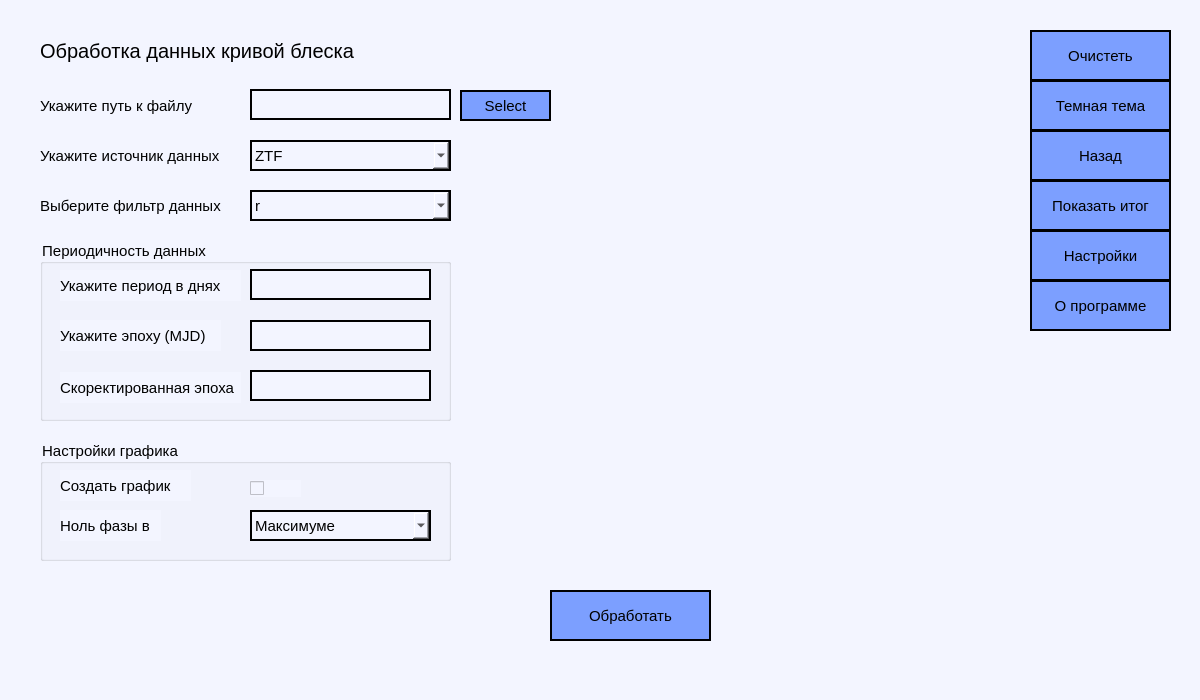
<?xml version="1.0" encoding="UTF-8"?>
<ui version="4.0">
 <class>Form</class>
 <widget class="QWidget" name="Form">
  <property name="geometry">
   <rect>
    <x>0</x>
    <y>0</y>
    <width>1200</width>
    <height>700</height>
   </rect>
  </property>
  <property name="minimumSize">
   <size>
    <width>1200</width>
    <height>700</height>
   </size>
  </property>
  <property name="windowTitle">
   <string>Form</string>
  </property>
  <property name="styleSheet">
   <string notr="true">QWidget {
	background-color: rgb(243, 245, 255);
}

QPushButton {
	border: 2px solid rgb(0, 0, 0);
	background-color: rgb(124, 159, 255);
	color: rgb(0, 0, 0);
}

QLabel {
	color: rgb(0, 0, 0)
}

QLineEdit {
	background-color: rgb(243, 245, 255);
	border: 2px solid rgb(0, 0, 0);
}

QLineEdit:hover {
	background-color: rgb(217, 222, 255);
}

QGroupBox{
	color: rgb(0, 0, 0);
	background-color: rgb(243, 245, 255);
}

QComboBox {
	border: 2px solid rgb(0, 0, 0);
	background-color: rgb(243, 245, 255);
}

QComboBox:hover {
	background-color: rgb(124, 159, 255);
}

QComboBox QAbstractItemView {
	border: 2px solid rgb(0, 0, 0);
	background-color: rgb(243, 245, 255);
	selection-background-color: rgb(217, 222, 255);
	selection-color: rgb(0, 0, 0)
}

QComboBox::drop-down:hover {
    background-color: rgb(190, 137, 255);
}

QPushButton:hover{
	background-color: rgb(190, 137, 255);
	color: rgb(0, 0,0);
}

QPushButton:pressed {
	background-color:rgb(189, 23, 87);
}

QSlider::groove:horizontal {
	border: 0px;
}
 
QSlider::sub-page:horizontal {
	background-color: rgb(11, 20, 197);
	margin-top:8px;
	margin-bottom:8px;
	border-radius: 2px;
}
 
QSlider::add-page:horizontal {
	background:  rgb(131, 0, 81);
	border: 0px solid #777;
	border-radius: 2px;
	margin-top:8px;
	margin-bottom:8px;
}
 
QSlider::handle:horizontal {
	background: rgb(124, 159, 255);
	border: 2px solid rgb(0, 0, 0);
	width: 12px;
	border-radius: 4px;
	margin-top:2px;
	margin-bottom:2px;
}
 
QSlider::handle:horizontal:hover {
	background-color: rgb(190, 137, 255)
}

QPlainTextEdit{
	background-color: rgb(243, 245, 255);
	border: 2px solid rgb(0, 0, 0);
}

QPlainTextEdit:hover{
	background-color: rgb(217, 222, 255);
}</string>
  </property>
  <widget class="QLabel" name="title">
   <property name="geometry">
    <rect>
     <x>40</x>
     <y>30</y>
     <width>351</width>
     <height>41</height>
    </rect>
   </property>
   <property name="font">
    <font>
     <pointsize>15</pointsize>
    </font>
   </property>
   <property name="text">
    <string>Обработка данных кривой блеска</string>
   </property>
  </widget>
  <widget class="QLabel" name="line_F">
   <property name="geometry">
    <rect>
     <x>40</x>
     <y>90</y>
     <width>181</width>
     <height>31</height>
    </rect>
   </property>
   <property name="font">
    <font>
     <pointsize>11</pointsize>
    </font>
   </property>
   <property name="text">
    <string>Укажите путь к файлу</string>
   </property>
  </widget>
  <widget class="QLineEdit" name="line_F_in">
   <property name="geometry">
    <rect>
     <x>250</x>
     <y>89</y>
     <width>201</width>
     <height>31</height>
    </rect>
   </property>
   <property name="font">
    <font>
     <pointsize>11</pointsize>
    </font>
   </property>
  </widget>
  <widget class="QPushButton" name="butn2">
   <property name="geometry">
    <rect>
     <x>1030</x>
     <y>30</y>
     <width>141</width>
     <height>51</height>
    </rect>
   </property>
   <property name="font">
    <font>
     <pointsize>11</pointsize>
    </font>
   </property>
   <property name="text">
    <string>Очистеть</string>
   </property>
  </widget>
  <widget class="QPushButton" name="butn3">
   <property name="geometry">
    <rect>
     <x>1030</x>
     <y>80</y>
     <width>141</width>
     <height>51</height>
    </rect>
   </property>
   <property name="font">
    <font>
     <pointsize>11</pointsize>
    </font>
   </property>
   <property name="text">
    <string>Темная тема</string>
   </property>
  </widget>
  <widget class="QPushButton" name="butn4">
   <property name="geometry">
    <rect>
     <x>1030</x>
     <y>180</y>
     <width>141</width>
     <height>51</height>
    </rect>
   </property>
   <property name="font">
    <font>
     <pointsize>11</pointsize>
    </font>
   </property>
   <property name="text">
    <string>Показать итог</string>
   </property>
  </widget>
  <widget class="QPushButton" name="inf_btn">
   <property name="geometry">
    <rect>
     <x>1030</x>
     <y>280</y>
     <width>141</width>
     <height>51</height>
    </rect>
   </property>
   <property name="font">
    <font>
     <pointsize>11</pointsize>
    </font>
   </property>
   <property name="text">
    <string>О программе</string>
   </property>
  </widget>
  <widget class="QPushButton" name="beak_btn">
   <property name="geometry">
    <rect>
     <x>1030</x>
     <y>130</y>
     <width>141</width>
     <height>51</height>
    </rect>
   </property>
   <property name="font">
    <font>
     <pointsize>11</pointsize>
    </font>
   </property>
   <property name="text">
    <string>Назад</string>
   </property>
  </widget>
  <widget class="QPushButton" name="settings_btn">
   <property name="geometry">
    <rect>
     <x>1030</x>
     <y>230</y>
     <width>141</width>
     <height>51</height>
    </rect>
   </property>
   <property name="font">
    <font>
     <pointsize>11</pointsize>
    </font>
   </property>
   <property name="text">
    <string>Настройки</string>
   </property>
  </widget>
  <widget class="QGroupBox" name="perBox">
   <property name="geometry">
    <rect>
     <x>40</x>
     <y>240</y>
     <width>411</width>
     <height>181</height>
    </rect>
   </property>
   <property name="font">
    <font>
     <pointsize>11</pointsize>
    </font>
   </property>
   <property name="title">
    <string>Периодичность данных</string>
   </property>
   <widget class="QLabel" name="line_E">
    <property name="geometry">
     <rect>
      <x>20</x>
      <y>80</y>
      <width>161</width>
      <height>31</height>
     </rect>
    </property>
    <property name="font">
     <font>
      <pointsize>11</pointsize>
     </font>
    </property>
    <property name="text">
     <string>Укажите эпоху (MJD)</string>
    </property>
   </widget>
   <widget class="QLabel" name="val_Ep">
    <property name="geometry">
     <rect>
      <x>20</x>
      <y>132</y>
      <width>181</width>
      <height>31</height>
     </rect>
    </property>
    <property name="font">
     <font>
      <pointsize>11</pointsize>
     </font>
    </property>
    <property name="text">
     <string>Скоректированная эпоха</string>
    </property>
   </widget>
   <widget class="QLineEdit" name="line_Per_in">
    <property name="geometry">
     <rect>
      <x>210</x>
      <y>29</y>
      <width>181</width>
      <height>31</height>
     </rect>
    </property>
    <property name="font">
     <font>
      <pointsize>11</pointsize>
     </font>
    </property>
   </widget>
   <widget class="QLineEdit" name="line_Epoch_in">
    <property name="geometry">
     <rect>
      <x>210</x>
      <y>80</y>
      <width>181</width>
      <height>31</height>
     </rect>
    </property>
    <property name="font">
     <font>
      <pointsize>11</pointsize>
     </font>
    </property>
   </widget>
   <widget class="QLineEdit" name="val_Ep_in">
    <property name="geometry">
     <rect>
      <x>210</x>
      <y>130</y>
      <width>181</width>
      <height>31</height>
     </rect>
    </property>
    <property name="font">
     <font>
      <pointsize>11</pointsize>
     </font>
    </property>
   </widget>
   <widget class="QLabel" name="line_Per">
    <property name="geometry">
     <rect>
      <x>20</x>
      <y>30</y>
      <width>181</width>
      <height>31</height>
     </rect>
    </property>
    <property name="font">
     <font>
      <pointsize>11</pointsize>
     </font>
    </property>
    <property name="text">
     <string>Укажите период в днях</string>
    </property>
   </widget>
  </widget>
  <widget class="QLabel" name="data_line">
   <property name="geometry">
    <rect>
     <x>40</x>
     <y>140</y>
     <width>191</width>
     <height>31</height>
    </rect>
   </property>
   <property name="font">
    <font>
     <pointsize>11</pointsize>
    </font>
   </property>
   <property name="text">
    <string>Укажите источник данных</string>
   </property>
  </widget>
  <widget class="QComboBox" name="data_box">
   <property name="geometry">
    <rect>
     <x>250</x>
     <y>140</y>
     <width>201</width>
     <height>31</height>
    </rect>
   </property>
   <property name="font">
    <font>
     <pointsize>11</pointsize>
    </font>
   </property>
   <item>
    <property name="text">
     <string>ZTF</string>
    </property>
   </item>
   <item>
    <property name="text">
     <string>Atlas</string>
    </property>
   </item>
   <item>
    <property name="text">
     <string>Other</string>
    </property>
   </item>
  </widget>
  <widget class="QGroupBox" name="grafBox">
   <property name="geometry">
    <rect>
     <x>40</x>
     <y>440</y>
     <width>411</width>
     <height>121</height>
    </rect>
   </property>
   <property name="font">
    <font>
     <pointsize>11</pointsize>
    </font>
   </property>
   <property name="title">
    <string>Настройки графика</string>
   </property>
   <widget class="QLabel" name="make_grath">
    <property name="geometry">
     <rect>
      <x>20</x>
      <y>30</y>
      <width>131</width>
      <height>31</height>
     </rect>
    </property>
    <property name="font">
     <font>
      <pointsize>11</pointsize>
     </font>
    </property>
    <property name="text">
     <string>Создать график</string>
    </property>
   </widget>
   <widget class="QCheckBox" name="make_grath_true">
    <property name="geometry">
     <rect>
      <x>210</x>
      <y>40</y>
      <width>51</width>
      <height>17</height>
     </rect>
    </property>
    <property name="text">
     <string/>
    </property>
   </widget>
   <widget class="QLabel" name="type_line">
    <property name="geometry">
     <rect>
      <x>20</x>
      <y>70</y>
      <width>101</width>
      <height>31</height>
     </rect>
    </property>
    <property name="font">
     <font>
      <pointsize>11</pointsize>
     </font>
    </property>
    <property name="text">
     <string>Ноль фазы в </string>
    </property>
   </widget>
   <widget class="QComboBox" name="type_box">
    <property name="geometry">
     <rect>
      <x>210</x>
      <y>70</y>
      <width>181</width>
      <height>31</height>
     </rect>
    </property>
    <property name="font">
     <font>
      <pointsize>11</pointsize>
     </font>
    </property>
    <item>
     <property name="text">
      <string>Максимуме</string>
     </property>
    </item>
    <item>
     <property name="text">
      <string>Минимуме</string>
     </property>
    </item>
   </widget>
  </widget>
  <widget class="QLabel" name="filter_line">
   <property name="geometry">
    <rect>
     <x>40</x>
     <y>190</y>
     <width>191</width>
     <height>31</height>
    </rect>
   </property>
   <property name="font">
    <font>
     <pointsize>11</pointsize>
    </font>
   </property>
   <property name="text">
    <string>Выберите фильтр данных</string>
   </property>
  </widget>
  <widget class="QComboBox" name="filter_box">
   <property name="geometry">
    <rect>
     <x>250</x>
     <y>190</y>
     <width>201</width>
     <height>31</height>
    </rect>
   </property>
   <property name="font">
    <font>
     <pointsize>11</pointsize>
    </font>
   </property>
   <item>
    <property name="text">
     <string>r</string>
    </property>
   </item>
   <item>
    <property name="text">
     <string>g</string>
    </property>
   </item>
   <item>
    <property name="text">
     <string>i</string>
    </property>
   </item>
   <item>
    <property name="text">
     <string>c</string>
    </property>
   </item>
   <item>
    <property name="text">
     <string>o</string>
    </property>
   </item>
  </widget>
  <widget class="QPushButton" name="butn1">
   <property name="geometry">
    <rect>
     <x>550</x>
     <y>590</y>
     <width>161</width>
     <height>51</height>
    </rect>
   </property>
   <property name="font">
    <font>
     <pointsize>11</pointsize>
    </font>
   </property>
   <property name="text">
    <string>Обработать</string>
   </property>
  </widget>
  <widget class="QPushButton" name="line_btn">
   <property name="geometry">
    <rect>
     <x>460</x>
     <y>90</y>
     <width>91</width>
     <height>31</height>
    </rect>
   </property>
   <property name="font">
    <font>
     <pointsize>11</pointsize>
    </font>
   </property>
   <property name="text">
    <string>Select</string>
   </property>
  </widget>
 </widget>
 <resources/>
 <connections/>
</ui>
